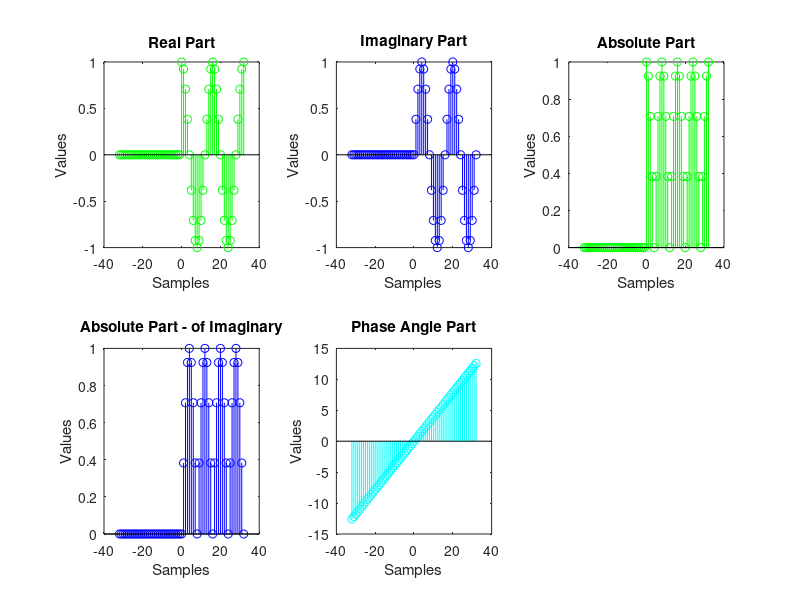

This figure's MATLAB source:
% exp(j * pi/8 * n) for 0 to 32
theta = pi/8;
k = 1;
for l=-32:32
    phase_angle(k) = theta * l;
    if(l <= 32 && l >= 0) 
        y(k) = exp(l * theta * 1i);
    else
        y(k) = 0;
    end
    k = k + 1;
end

real_y = real(y);
im_y = imag(y);
abs_y = abs(real_y);

n = -32:32;

% Real Part
subplot(2, 3, 1);
stem(n, real_y, 'g');
title('Real Part');
xlabel('Samples');
ylabel('Values');

% Imaginary Part
subplot(2, 3, 2);
stem(n, im_y, 'b');
title('Imaginary Part');
xlabel('Samples');
ylabel('Values');

% Absolute Part
subplot(2, 3, 3);
stem(n, abs_y, 'g');
title('Absolute Part');
xlabel('Samples');
ylabel('Values');

% Absolute Part - Imaginary
subplot(2, 3, 4);
stem(n, abs(im_y), 'b');
title('Absolute Part - of Imaginary');
% plot(n, real_y, 'g', n, im_y, 'b', n, abs_y, 'b', n, abs(im_y), 'g');
xlabel('Samples');
ylabel('Values');

% Phase Part
subplot(2, 3, 5);
stem(n, phase_angle, 'c');
title('Phase Angle Part');
% legend('Imaginary Part', 'Real Part', 'Absolute (Real)', 'Absolute (Imaginary', 'Phase Angle');
xlabel('Samples');
ylabel('Values');
hold off

